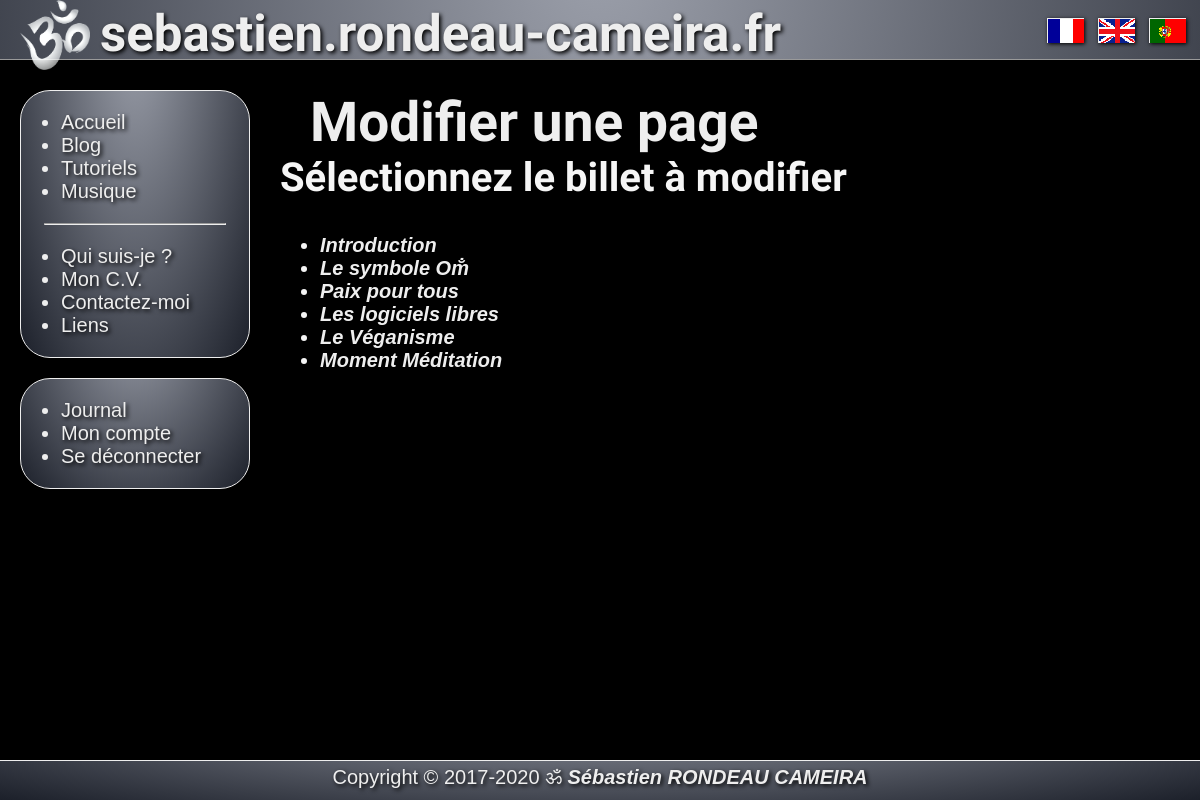
The app's page /?page=modify&type=blog (signed in) with its own data.
### tables this page shows
CREATE TABLE IF NOT EXISTS `pages_fr` (
`page_id` int(11) NOT NULL,
  `page_slug` varchar(11) NOT NULL,
  `page_title` varchar(50) NOT NULL,
  `page_content` longtext NOT NULL
);

CREATE TABLE IF NOT EXISTS `blog` (
`article_id` int(11) NOT NULL,
  `article_date` timestamp NOT NULL DEFAULT CURRENT_TIMESTAMP,
  `article_title` varchar(255) NOT NULL,
  `article_content` longtext NOT NULL
);

### public_html/index.php (called while the page is built, shortened)
<?php
    require './includes/inc_gestion_lang.php';
    if (!empty($_GET['page'])) {
        $slug = $_GET['page'];
    }
    else {
        $slug = "home";
        $og_type = "website";
    }
    $pages = new Pages();
    if($lang == 'en') {
        $page = $pages->findEn($slug);
    } elseif($lang == 'pt') {
        $page = $pages->findPt($slug);
    } else {
        $page = $pages->findFr($slug);
    }
    $title = $page['page_title'];
    require './includes/inc_head.php';
    require './includes/inc_header.php';
    require './includes/inc_page_'.$slug.'.php';
    require './includes/inc_footer.php';

### public_html/App/Db.php (called while the page is built, shortened)
<?php
abstract class Db
{
    protected static $_instance = null;
    public static function getInstance()
    {
        if(self::$_instance === null)
        {
            self::$_instance = new PDO
            (
                'mysql:host=localhost;dbname=sebastien;charset=utf8',
                'sebastien',
                '6spCeWFu8smHKY51',
                [
                    PDO::ATTR_ERRMODE => PDO::ERRMODE_EXCEPTION,
                    PDO::ATTR_DEFAULT_FETCH_MODE => PDO::FETCH_ASSOC
                ]
            );
        }
        return self::$_instance;
    }
    public function __construct()
    {
        $this->pdo = Db::getInstance();
    }
}

### public_html/App/Classes/Pages.php (called while the page is built, shortened)
<?php
class Pages extends Db
{
    public function findFr(string $slug)
    {
        $sql = "SELECT
        `page_id`,
        `page_slug`,
        `page_title`,
        `page_content`
        FROM `pages_fr`
        WHERE `page_slug` = :page_slug";
        $stmt = $this->pdo->prepare($sql);
        $stmt->bindValue(
            ':page_slug',
            $slug
        );
        if($stmt->execute())
        {
            $result = $stmt->fetch();
        }
        return $result;
    }
}

### public_html/App/Classes/Blogs.php (called while the page is built, shortened)
<?php
class Blogs extends Db
{
    public function findAll()
    {
        $sql = "SELECT
        `article_id`,
        `article_date`,
        `article_title`,
        `article_content`
        FROM `blog`
        ORDER BY `article_date`";
        $stmt = $this->pdo->prepare($sql);
        if($stmt->execute())
        {
            $result = $stmt->fetchAll();
        }
        return $result;
    }
}

### public_html/includes/inc_page_modify.php (the view, shortened to what this page needs)
        <article>
            <div class="title"><?php echo $title; ?></div>
            <div class="article">
<?php
    if(!isset($_GET['type'])) {
        $_SESSION['flash']['error'] = "Vous n'avez pas défini le type.";
        header('Location: /?page=account');
        exit();
    } else {
        if($_GET['type'] == 'blog') {
            if(!isset($_GET['id'])) {
                $blogs = new Blogs();
                $pages = $blogs->findAll();
?>
                <h1>Sélectionnez le billet à modifier</h1>
                <ul>
<?php foreach($pages as $page) { ?>
                    <li><a href="/?page=modify&type=blog&id=<?php echo $page['article_id']; ?>"><?php echo $page['article_title']; ?></a></li>
<?php } ?>
                </ul>
<?php
            }
        } else {
            $_SESSION['flash']['error'] = "Le type de contenu demandé n'existe pas.";
            header('Location: /?page=account');
            exit();
        }
    }
?>
            </div>
        </article>

### records on screen
pages_fr: page_title "Modifier une page"
blog: article_title "Introduction"
blog: article_title "Le symbole Om̐"
blog: article_title "Paix pour tous"
blog: article_title "Les logiciels libres"
blog: article_title "Le Véganisme"
blog: article_title "Moment Méditation"
